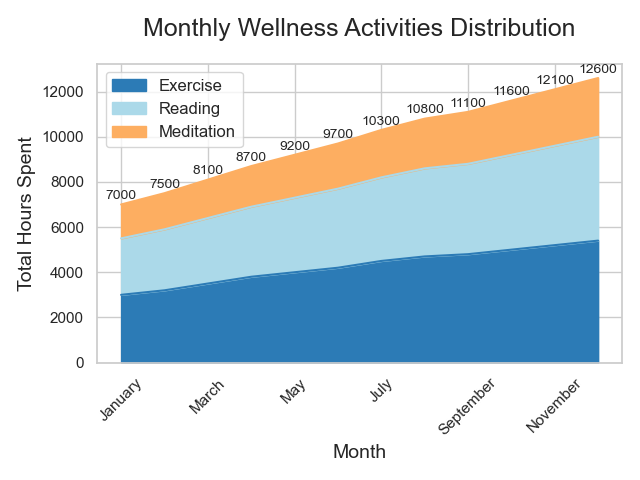

Generate this figure with Python:

import seaborn as sns
import pandas as pd
import matplotlib.pyplot as plt
import numpy as np

# Data
data = {
    'Month': ['January', 'February', 'March', 'April', 'May', 'June', 'July', 'August', 
              'September', 'October', 'November', 'December'],
    'Exercise': [3000, 3200, 3500, 3800, 4000, 4200, 4500, 4700, 4800, 5000, 5200, 5400],
    'Reading': [2500, 2700, 2900, 3100, 3300, 3500, 3700, 3900, 4000, 4200, 4400, 4600],
    'Meditation': [1500, 1600, 1700, 1800, 1900, 2000, 2100, 2200, 2300, 2400, 2500, 2600]
}

# Create a DataFrame
df = pd.DataFrame(data)

# Wide to long format for stacking
df_long = pd.melt(df, id_vars='Month', var_name='Activity', value_name='Hours')

# Transform the Month to categorical type so the order is kept in the plotting
df_long['Month'] = pd.Categorical(df_long['Month'], 
                                  categories=['January', 'February', 'March', 'April', 'May', 'June', 
                                              'July', 'August', 'September', 'October', 'November', 'December'],
                                  ordered=True)

# Set the figure size
plt.figure(figsize=(14, 10))

# Stacked area plot
sns.set_theme(style="whitegrid")
pal = ['#2c7bb6', '#abd9e9', '#fdae61']

# Plot stack area chart
ax = df.set_index('Month').plot(kind='area', stacked=True, color=pal)

# Annotate the chart with total hours per month
df['Total'] = df['Exercise'] + df['Reading'] + df['Meditation']
for idx, total in enumerate(df['Total']):
    ax.text(idx, total + 100, str(total), va='bottom', ha='center', fontsize=10)

# Customize title and labels
ax.set_title('Monthly Wellness Activities Distribution', fontsize=18, pad=20)
ax.set_ylabel('Total Hours Spent', fontsize=14)
ax.set_xlabel('Month', fontsize=14)

# Rotate x-axis labels for better readability
plt.xticks(rotation=45)

# Adjust legend position
ax.legend(loc='upper left', fontsize=12)

# Show the plot
plt.tight_layout()
plt.show()
